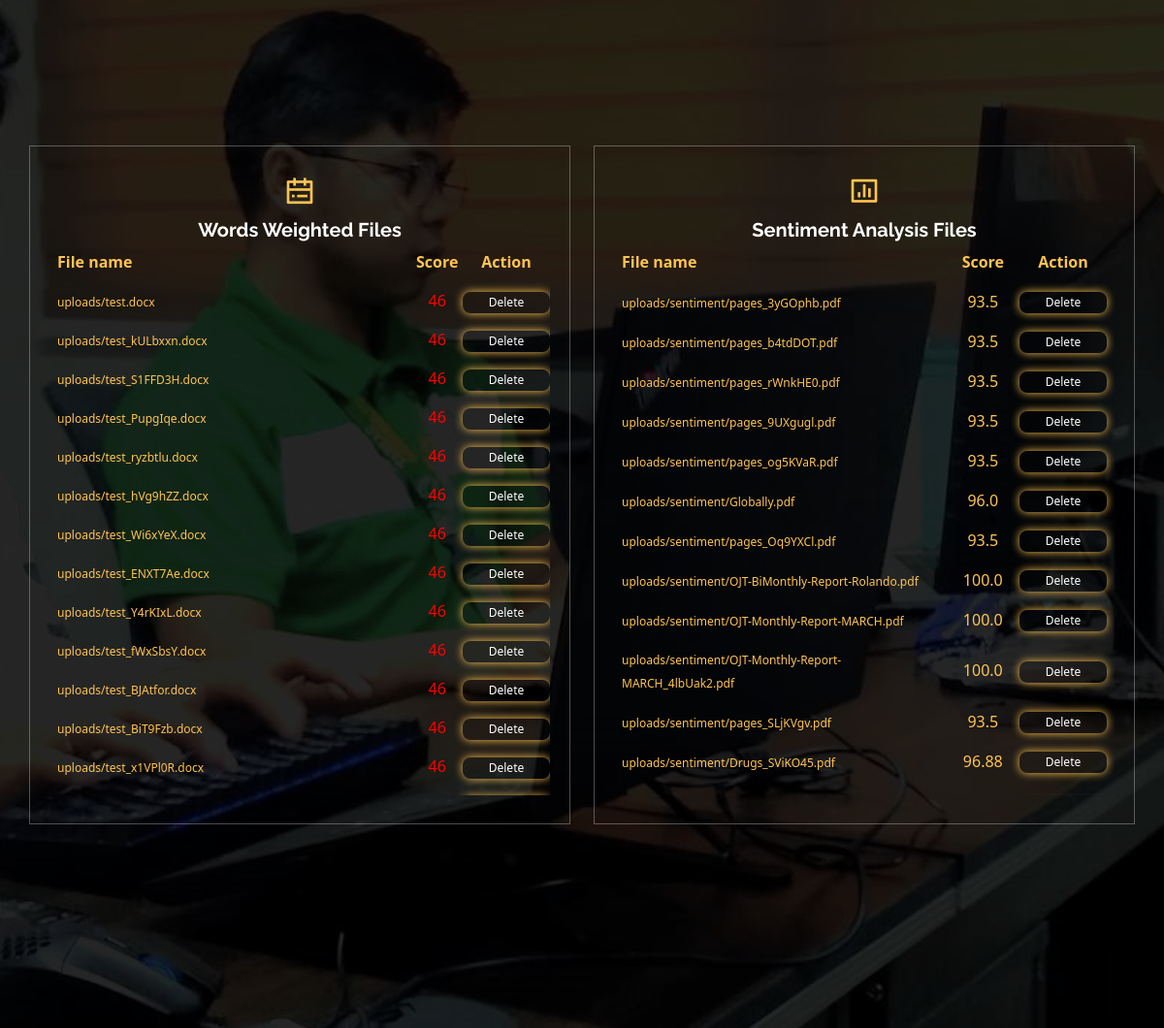
Page /user-files/ (signed in, middle part) on the earlier database version.
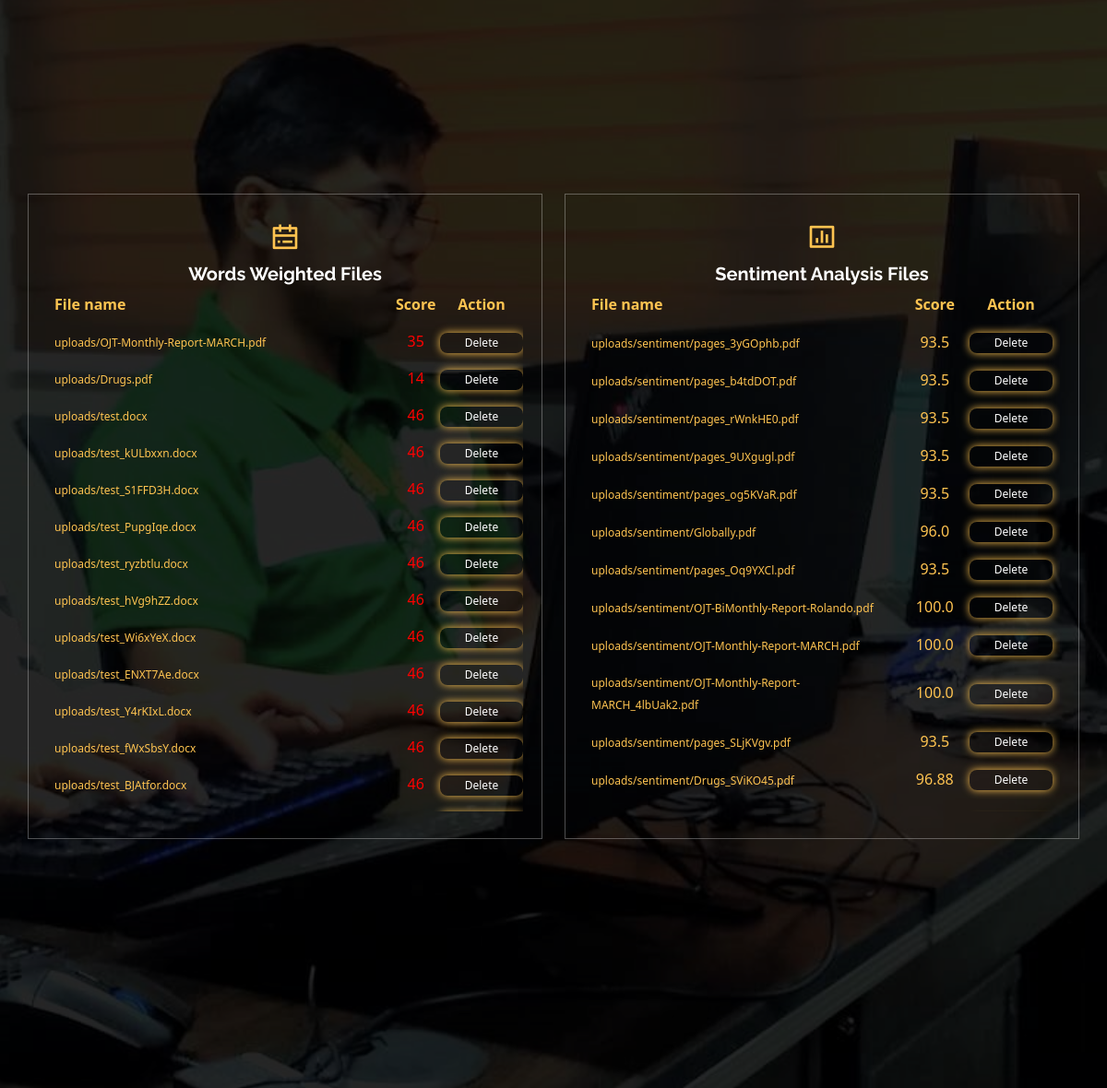
Same page on the later database version.
### myApp/models.py (models this page shows, shortened)
class FileKeywordCount(models.Model):
    user = models.ForeignKey(User, on_delete=models.CASCADE)
    file = models.FileField(upload_to='uploads/')
    file_type = models.CharField(max_length=10)
    keyword_count = models.JSONField()
    date_added = models.DateField(default=timezone.now)
    backUp = models.IntegerField(default=1)
    date_backUp = models.DateField(default=timezone.now)

class UploadedFile(models.Model):
    user = models.ForeignKey(get_user_model(), on_delete=models.CASCADE)
    document = models.FileField(upload_to='uploads/sentiment/')
    similarity_score = models.FloatField(null=True, blank=True)
    date_added = models.DateField(default=timezone.now)
    file_type = models.CharField(max_length=100)  # Add the file_type field
    backUp = models.IntegerField(default=1)
    date_backUp = models.DateField(default=timezone.now)

### myApp/views.py (the view)
# urls.py: path('user-files/', views.user_files, name='user_files'),
@login_required
def user_files(request):
    user_files = FileKeywordCount.objects.filter(user=request.user)
    Sentiment_file = UploadedFile.objects.filter(user=request.user)
    if user_files.exists():
        for file_entry in user_files:
            overall_total = sum(data['total'] for data in file_entry.keyword_count.values())
            accept_score = AcceptScore.objects.first()  # Assuming only one accept score exists
            if overall_total == accept_score.score:
                score_description = "Score Passed"
            elif overall_total < accept_score.score:
                score_description = "Failed, Score is Below the passing score"
            else:
                score_description = "Failed, Score is Higher than the passing score"
            file_entry.overall_total = overall_total
            file_entry.score_description = score_description
    else:
        return render(request, 'user_files.html', {'no_data_available': True, 'Sentiment_file': Sentiment_file})
    if Sentiment_file.exists():
        return render(request, 'user_files.html', {'user_files': user_files, 'Sentiment_file': Sentiment_file})
    else:
        return render(request, 'user_files.html', {'no_sentiment_data_available': True, 'user_files': user_files})

### templates/user_files.html (shortened to what the changed rows need)
{% load static %}
<!DOCTYPE html>
<html lang="en">
<head>
    <link href="{% static 'vendor/aos/aos.css' %}" rel="stylesheet">
    <link href="{% static 'vendor/bootstrap/css/bootstrap.min.css' %}" rel="stylesheet">
    <link href="{% static 'vendor/bootstrap-icons/bootstrap-icons.css' %}" rel="stylesheet">
    <link href="{% static 'vendor/boxicons/css/boxicons.min.css' %}" rel="stylesheet">
    <link href="{% static 'vendor/glightbox/css/glightbox.min.css' %}" rel="stylesheet">
    <link href="{% static 'vendor/remixicon/remixicon.css' %}" rel="stylesheet">
    <link href="{% static 'vendor/swiper/swiper-bundle.min.css' %}" rel="stylesheet">
    <link href="{% static 'css/style.css' %}" rel="stylesheet">
</head>
<body>
<section id="hero" class="d-flex align-items-center justify-content-center">
    <div class="container" data-aos="fade-up" style="padding:0;">
        <div class="row gy-4 mt-5 justify-content-center" data-aos="zoom-in" data-aos-delay="250" style="padding:0;">
            <div class="col-xl-2 col-md-4" id="box">
                <div class="icon-box">
                    <div id="insideBox">
                        <table>
                            <tr>
                                <th style="text-align: left;">File name</th>
                                <th style="width: 40px; text-align: center; padding: 0;">Score</th>
                                <th style="width: 90px; padding: 0;">Action</th>
                            </tr>
                            {% if user_files %}
                                {% for file_entry in user_files %}
                                    {% if file_entry.backUp == 1 %}
                                        <tr>
                                            <td><a href="{% url 'file_details' file_entry.id %}" style="font-size: 12px;">{{file_entry.file.name}}</a></td>
                                            <td style="width: 40px; text-align: center;">
                                                {% if file_entry.score_description == "Score Passed" %}
                                                    <span style="color:#FFFFFF;">{{ file_entry.overall_total }}</span>
                                                {% else %}
                                                    <span style="color:red;">{{ file_entry.overall_total }}</span>
                                                {% endif %}</td>
                                            <td  style="width: 90px; padding: 0; padding-right: 0px;">
                                                <form action="{% url 'move_fileKey' file_entry.id %}" method="post">
                                                    <button type="submit" style="font-size: 12px;">Delete</button>
                                                </form>
                                            </td>
                                        </tr>
                                    {% endif %}
                                {% endfor %}
                            {% else %}
                                <p style="color:#FBC150;font-weight: 500;">No Files Uploaded.</p>
                            {% endif %}
                        </table>
                    </div>
                </div>
            </div>
            <div class="col-xl-2 col-md-4" id="box">
                <div class="icon-box">
                    <div id="insideBox">
                        <table>
                            <tr>
                                <th style="text-align: left;">File name</th>
                                <th style="width: 40px; text-align: center;">Score</th>
                                <th style="width: 90px;">Action</th>
                            </tr>
                            {% if Sentiment_file %}
                                {% for uploaded_file in Sentiment_file %}
                                    {% if uploaded_file.backUp == 1 %}
                                        <tr>
                                            <td><a href="{{ uploaded_file.document.url }}" style="font-size: 12px;">{{ uploaded_file.document.name }}</a></td>
                                            <td style="width: 40px; text-align: center;">{{uploaded_file.similarity_score }}</td>
                                            <td style="width: 90px;">
                                                <form action="{% url 'move_file' uploaded_file.id %}" method="post">
                                                    <button type="submit" style="font-size: 12px;">Delete</button>
                                                </form>
                                            </td>
                                        </tr>
                                    {% endif %}
                                {% endfor %}
                            {% else %}
                                <p style="color:#FBC150;font-weight: 500;">No Files Uploaded.</p>
                            {% endif %}
                        </table>
                    </div>
                </div>
            </div>
        </div>
    </div>
</section>
</body>
</html>

Differences in the rows shown:
no longer on this page (row unchanged): FileKeywordCount: file.name "uploads/test_BiT9Fzb.docx", overall_total "46"
no longer on this page (row unchanged): FileKeywordCount: file.name "uploads/test_x1VPl0R.docx", overall_total "46"
now on this page (row edited): FileKeywordCount: file.name "uploads/OJT-Monthly-Report-MARCH.pdf", overall_total "35"
now on this page (row edited): FileKeywordCount: file.name "uploads/Drugs.pdf", overall_total "14"
